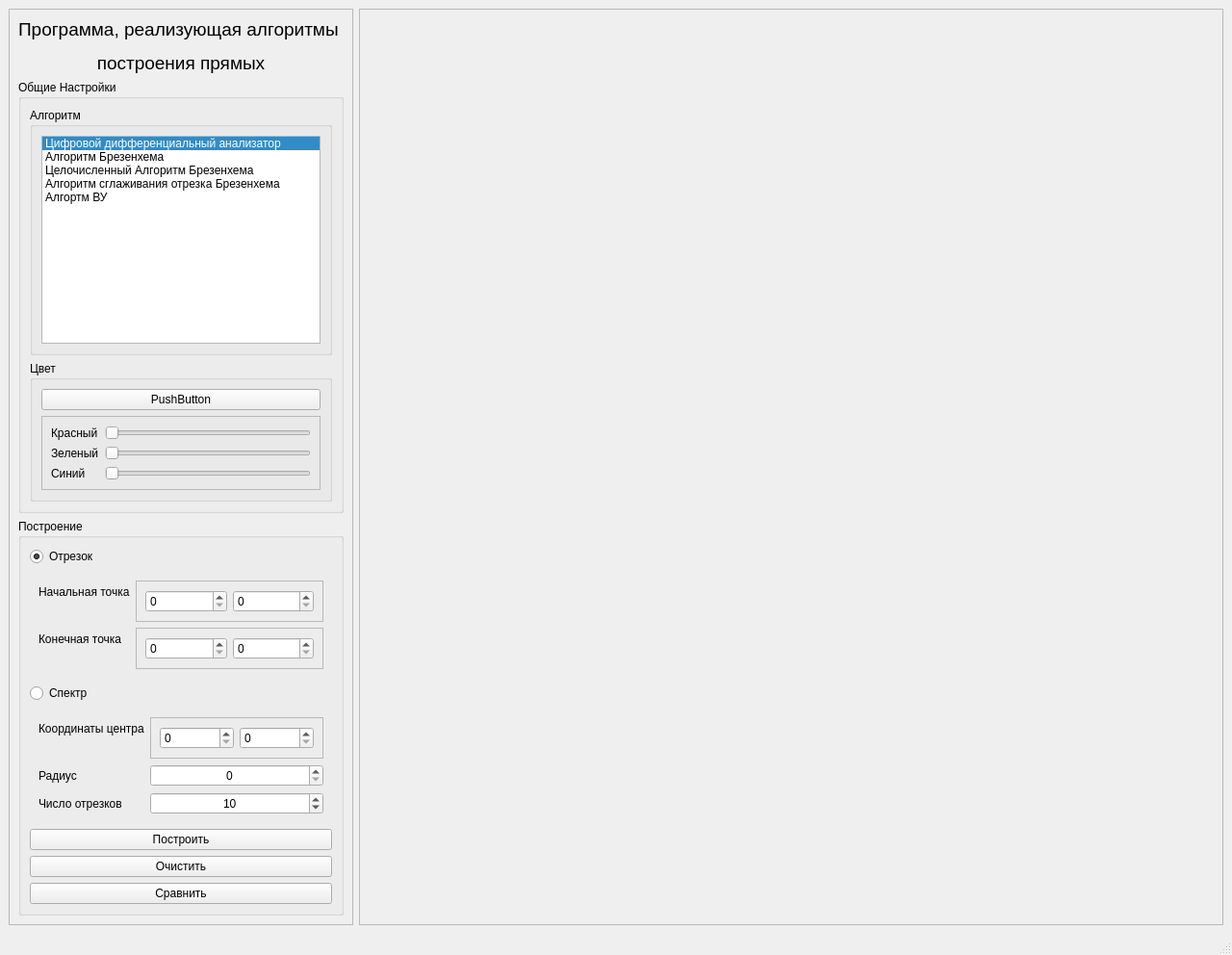
<?xml version="1.0" encoding="UTF-8"?>
<ui version="4.0">
 <class>MainWindow</class>
 <widget class="QMainWindow" name="MainWindow">
  <property name="geometry">
   <rect>
    <x>0</x>
    <y>0</y>
    <width>1280</width>
    <height>992</height>
   </rect>
  </property>
  <property name="windowTitle">
   <string>Лабораторная работа №3</string>
  </property>
  <widget class="QWidget" name="centralwidget">
   <layout class="QGridLayout" name="gridLayout_2" columnstretch="0,1">
    <item row="0" column="0">
     <widget class="QFrame" name="frame_configure">
      <property name="frameShape">
       <enum>QFrame::StyledPanel</enum>
      </property>
      <property name="frameShadow">
       <enum>QFrame::Raised</enum>
      </property>
      <layout class="QVBoxLayout" name="verticalLayout_5">
       <item>
        <widget class="QLabel" name="label_header">
         <property name="text">
          <string>&lt;html&gt;&lt;head/&gt;&lt;body&gt;&lt;p align=&quot;center&quot;&gt;&lt;span style=&quot; font-size:14pt;&quot;&gt;Программа, реализующая алгоритмы &lt;/span&gt;&lt;/p&gt;&lt;p align=&quot;center&quot;&gt;&lt;span style=&quot; font-size:14pt;&quot;&gt;построения прямых&lt;/span&gt;&lt;/p&gt;&lt;/body&gt;&lt;/html&gt;</string>
         </property>
        </widget>
       </item>
       <item>
        <widget class="QGroupBox" name="frame_main_configure">
         <property name="title">
          <string>Общие Настройки</string>
         </property>
         <layout class="QVBoxLayout" name="verticalLayout_3">
          <item>
           <widget class="QGroupBox" name="label_frame_configure_algorithm">
            <property name="title">
             <string>Алгоритм</string>
            </property>
            <layout class="QVBoxLayout" name="verticalLayout">
             <item>
              <widget class="QListWidget" name="list_widget_algorithm">
               <property name="selectionBehavior">
                <enum>QAbstractItemView::SelectItems</enum>
               </property>
               <property name="currentRow">
                <number>0</number>
               </property>
               <item>
                <property name="text">
                 <string>Цифровой дифференциальный анализатор</string>
                </property>
               </item>
               <item>
                <property name="text">
                 <string>Алгоритм Брезенхема</string>
                </property>
               </item>
               <item>
                <property name="text">
                 <string>Целочисленный Алгоритм Брезенхема</string>
                </property>
               </item>
               <item>
                <property name="text">
                 <string>Алгоритм сглаживания отрезка Брезенхема</string>
                </property>
               </item>
               <item>
                <property name="text">
                 <string>Алгортм ВУ</string>
                </property>
               </item>
              </widget>
             </item>
            </layout>
           </widget>
          </item>
          <item>
           <widget class="QGroupBox" name="label_frame_configure_color">
            <property name="title">
             <string>Цвет</string>
            </property>
            <layout class="QVBoxLayout" name="verticalLayout_2">
             <item>
              <widget class="QPushButton" name="button_color_display">
               <property name="text">
                <string>PushButton</string>
               </property>
              </widget>
             </item>
             <item>
              <widget class="QFrame" name="frame_color_picker">
               <property name="frameShape">
                <enum>QFrame::StyledPanel</enum>
               </property>
               <property name="frameShadow">
                <enum>QFrame::Raised</enum>
               </property>
               <layout class="QFormLayout" name="formLayout">
                <item row="0" column="0">
                 <widget class="QLabel" name="label_color_red">
                  <property name="text">
                   <string>Красный</string>
                  </property>
                 </widget>
                </item>
                <item row="0" column="1">
                 <widget class="QSlider" name="hslider_red">
                  <property name="maximum">
                   <number>255</number>
                  </property>
                  <property name="orientation">
                   <enum>Qt::Horizontal</enum>
                  </property>
                 </widget>
                </item>
                <item row="1" column="0">
                 <widget class="QLabel" name="label_color_green">
                  <property name="text">
                   <string>Зеленый</string>
                  </property>
                 </widget>
                </item>
                <item row="1" column="1">
                 <widget class="QSlider" name="hslider_green">
                  <property name="maximum">
                   <number>255</number>
                  </property>
                  <property name="orientation">
                   <enum>Qt::Horizontal</enum>
                  </property>
                 </widget>
                </item>
                <item row="2" column="0">
                 <widget class="QLabel" name="label_color_blue">
                  <property name="text">
                   <string>Синий</string>
                  </property>
                 </widget>
                </item>
                <item row="2" column="1">
                 <widget class="QSlider" name="hslider_blue">
                  <property name="maximum">
                   <number>255</number>
                  </property>
                  <property name="orientation">
                   <enum>Qt::Horizontal</enum>
                  </property>
                 </widget>
                </item>
               </layout>
              </widget>
             </item>
            </layout>
           </widget>
          </item>
         </layout>
        </widget>
       </item>
       <item>
        <widget class="QGroupBox" name="frame_build">
         <property name="styleSheet">
          <string notr="true"/>
         </property>
         <property name="title">
          <string>Построение</string>
         </property>
         <layout class="QVBoxLayout" name="verticalLayout_4">
          <item>
           <widget class="QRadioButton" name="radioButton_line">
            <property name="text">
             <string>Отрезок</string>
            </property>
            <property name="checked">
             <bool>true</bool>
            </property>
           </widget>
          </item>
          <item>
           <widget class="QFrame" name="frame_build_line">
            <layout class="QFormLayout" name="formLayout_2">
             <item row="1" column="0">
              <widget class="QLabel" name="label_input_line_start">
               <property name="text">
                <string>Начальная точка</string>
               </property>
              </widget>
             </item>
             <item row="1" column="1">
              <widget class="QFrame" name="frame_input_line_start">
               <property name="frameShape">
                <enum>QFrame::StyledPanel</enum>
               </property>
               <property name="frameShadow">
                <enum>QFrame::Raised</enum>
               </property>
               <layout class="QHBoxLayout" name="horizontalLayout">
                <item>
                 <widget class="QSpinBox" name="spinBox_line_start_x">
                  <property name="maximum">
                   <number>99999999</number>
                  </property>
                 </widget>
                </item>
                <item>
                 <widget class="QSpinBox" name="spinBox_line_start_y">
                  <property name="maximum">
                   <number>99999999</number>
                  </property>
                 </widget>
                </item>
               </layout>
              </widget>
             </item>
             <item row="2" column="0">
              <widget class="QLabel" name="label_input_line_end">
               <property name="text">
                <string>Конечная точка</string>
               </property>
              </widget>
             </item>
             <item row="2" column="1">
              <widget class="QFrame" name="frame_input_line_end">
               <property name="frameShape">
                <enum>QFrame::StyledPanel</enum>
               </property>
               <property name="frameShadow">
                <enum>QFrame::Raised</enum>
               </property>
               <layout class="QHBoxLayout" name="horizontalLayout_2">
                <item>
                 <widget class="QSpinBox" name="spinBox_line_end_x">
                  <property name="maximum">
                   <number>99999999</number>
                  </property>
                 </widget>
                </item>
                <item>
                 <widget class="QSpinBox" name="spinBox_line_end_y">
                  <property name="maximum">
                   <number>99999999</number>
                  </property>
                 </widget>
                </item>
               </layout>
              </widget>
             </item>
            </layout>
           </widget>
          </item>
          <item>
           <widget class="QRadioButton" name="radioButton_spectrum">
            <property name="text">
             <string>Спектр</string>
            </property>
           </widget>
          </item>
          <item>
           <widget class="QFrame" name="frame_build_spectrum">
            <layout class="QFormLayout" name="formLayout_3">
             <item row="1" column="0">
              <widget class="QLabel" name="label_input_spectrum_center">
               <property name="text">
                <string>&lt;html&gt;&lt;head/&gt;&lt;body&gt;&lt;p&gt;Координаты центра&lt;/p&gt;&lt;/body&gt;&lt;/html&gt;</string>
               </property>
              </widget>
             </item>
             <item row="4" column="0">
              <widget class="QLabel" name="label_input_spectrum_radius">
               <property name="text">
                <string>Радиус</string>
               </property>
              </widget>
             </item>
             <item row="6" column="0">
              <widget class="QLabel" name="label_input_spectrum_amount">
               <property name="text">
                <string>Число отрезков</string>
               </property>
              </widget>
             </item>
             <item row="1" column="1">
              <widget class="QFrame" name="frame_input_spectrum_center">
               <property name="frameShape">
                <enum>QFrame::StyledPanel</enum>
               </property>
               <property name="frameShadow">
                <enum>QFrame::Raised</enum>
               </property>
               <layout class="QHBoxLayout" name="horizontalLayout_3">
                <item>
                 <widget class="QSpinBox" name="spinBox_input_center_x">
                  <property name="maximum">
                   <number>99999999</number>
                  </property>
                 </widget>
                </item>
                <item>
                 <widget class="QSpinBox" name="spinBox_input_center_y">
                  <property name="maximum">
                   <number>99999999</number>
                  </property>
                 </widget>
                </item>
               </layout>
              </widget>
             </item>
             <item row="4" column="1">
              <widget class="QSpinBox" name="spinBox_input_spectrum_radius">
               <property name="alignment">
                <set>Qt::AlignCenter</set>
               </property>
               <property name="maximum">
                <number>999999999</number>
               </property>
              </widget>
             </item>
             <item row="6" column="1">
              <widget class="QSpinBox" name="spinBox_input_spectrum_amount">
               <property name="alignment">
                <set>Qt::AlignCenter</set>
               </property>
               <property name="minimum">
                <number>1</number>
               </property>
               <property name="maximum">
                <number>1000</number>
               </property>
               <property name="value">
                <number>10</number>
               </property>
              </widget>
             </item>
            </layout>
           </widget>
          </item>
          <item>
           <widget class="QPushButton" name="pushButton_build">
            <property name="text">
             <string>Построить</string>
            </property>
           </widget>
          </item>
          <item>
           <widget class="QPushButton" name="pushButton_clear">
            <property name="text">
             <string>Очистить</string>
            </property>
           </widget>
          </item>
          <item>
           <widget class="QPushButton" name="pushButton_compare">
            <property name="text">
             <string>Сравнить</string>
            </property>
           </widget>
          </item>
         </layout>
        </widget>
       </item>
      </layout>
     </widget>
    </item>
    <item row="0" column="1">
     <widget class="QFrame" name="frame_result">
      <property name="sizePolicy">
       <sizepolicy hsizetype="Expanding" vsizetype="Expanding">
        <horstretch>0</horstretch>
        <verstretch>0</verstretch>
       </sizepolicy>
      </property>
      <property name="frameShape">
       <enum>QFrame::StyledPanel</enum>
      </property>
      <property name="frameShadow">
       <enum>QFrame::Raised</enum>
      </property>
      <layout class="QGridLayout" name="gridLayout" rowstretch="1">
       <item row="0" column="0">
        <widget class="QLabel" name="label_pixmap_holder">
         <property name="text">
          <string/>
         </property>
         <property name="alignment">
          <set>Qt::AlignCenter</set>
         </property>
        </widget>
       </item>
      </layout>
     </widget>
    </item>
   </layout>
  </widget>
  <widget class="QMenuBar" name="menubar">
   <property name="geometry">
    <rect>
     <x>0</x>
     <y>0</y>
     <width>1280</width>
     <height>25</height>
    </rect>
   </property>
  </widget>
  <widget class="QStatusBar" name="statusbar"/>
 </widget>
 <resources/>
 <connections/>
</ui>
